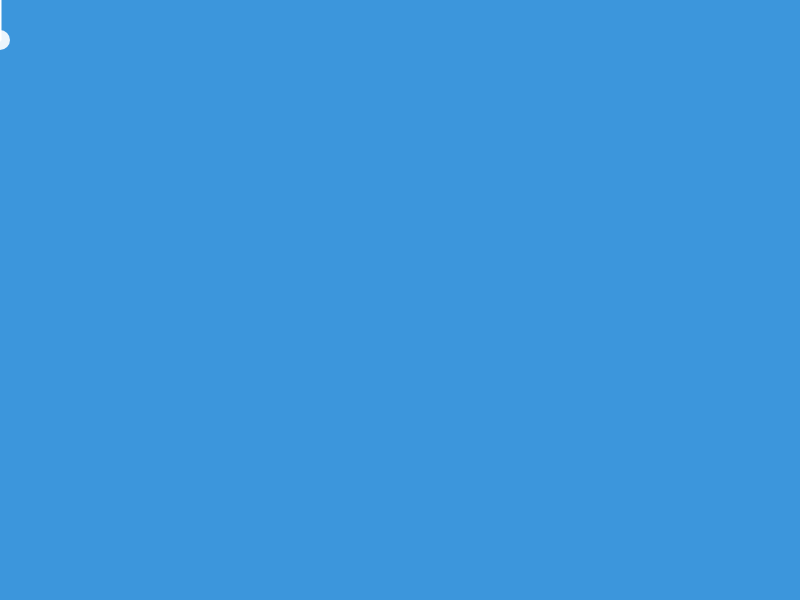
Frame 1 (no input)
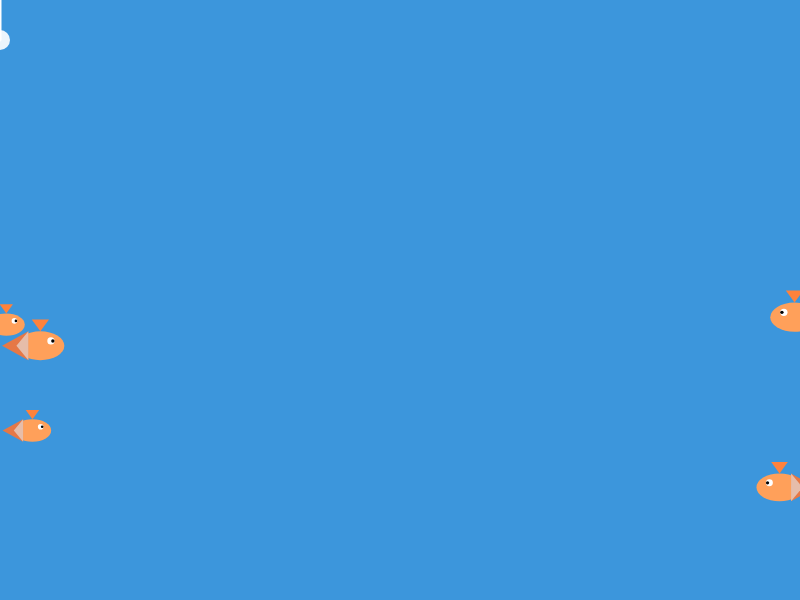
Frame 60 (no input)
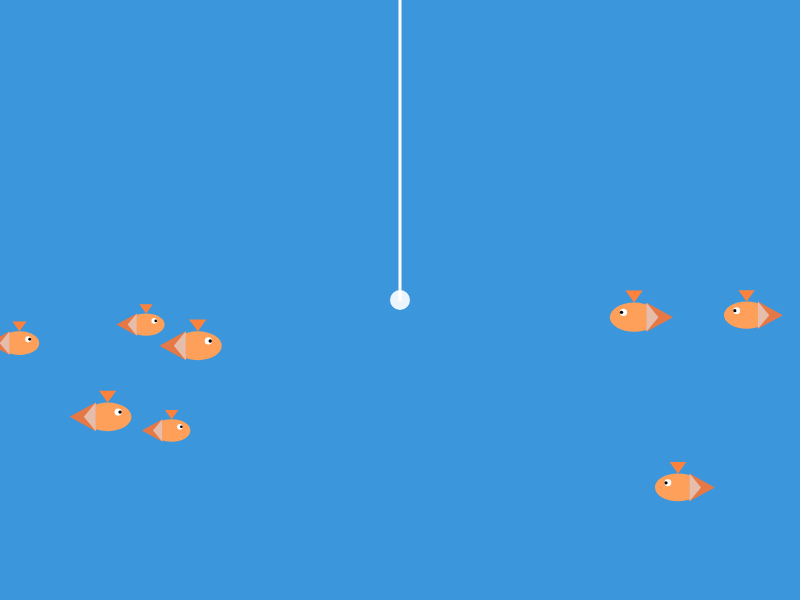
Frame 120 (the mouse pressed at the canvas centre since frame 60)

The p5.js sketch that drew these frames (run headless with seeded random() and noise() and a simulated clock; from frame 60 on, the mouse is pressed at the canvas centre):

// p5.js sketch
// ── sketch.js
/* 
Mathews C.
Final Project – Fishing Game (Phase 1, OOP version)
Instructions: Move the mouse to move the hook. 
Fish swim left or right across the water.
*/

// ====== GLOBALS ======
let fishes = [];      // fish array
let hookX, hookY;     // hook position


// ====== CLASS ======
class Fish {
  constructor() {
    // random direction: 1 = right, -1 = left
    this.dir = random(1) < 0.5 ? 1 : -1;

    // start offscreen depending on direction
    this.x = (this.dir === 1) 
      ? random(-200, -50) 
      : random(width + 50, width + 200);

    // random Y, speed, size
    this.y = random(300, 550);
    this.speed = random(1, 3);
    this.size = random(30, 50);
  }

  move() {
    // movement depends on direction
    this.x += this.speed * this.dir;

    // respawn when off-screen
    if (this.dir === 1 && this.x > width + 100) {
     
      this.x = random(-200, -50);
      this.y = random(300, 550);
    }
    if (this.dir === -1 && this.x < -100) {
      
      this.x = random(width + 50, width + 200);
      this.y = random(300, 550);
    }
  }

  draw() {
    // 

    // body
    fill(255, 160, 90);
    ellipse(this.x, this.y, this.size, this.size * 0.6);

    // tail
    fill(230, 120, 70);
    triangle(
      this.x - this.dir * (this.size * 0.8), this.y,
      this.x - this.dir * (this.size * 0.25), this.y - this.size * 0.3,
      this.x - this.dir * (this.size * 0.25), this.y + this.size * 0.3
    );
    fill(230,160)
triangle(
      this.x - this.dir * (this.size * 0.5), this.y,
      this.x - this.dir * (this.size * 0.25), this.y - this.size * 0.3,
      this.x - this.dir * (this.size * 0.25), this.y + this.size * 0.3
    );
    // fin
    fill(255, 130, 60);
    triangle(
      this.x, this.y - this.size * 0.3,
      this.x + this.dir * this.size * 0.18, this.y - this.size * 0.55,
      this.x - this.dir * this.size * 0.18, this.y - this.size * 0.55
    );

    // eye
    fill(255);
    ellipse(
      this.x + this.dir * this.size * 0.22,
      this.y - this.size * 0.1,
      this.size * 0.15
    );

    fill(0);
    ellipse(
      this.x + this.dir * this.size * 0.26,
      this.y - this.size * 0.1,
      this.size * 0.07
    );
  }
}


// ====== SETUP ======
function setup() {
  createCanvas(800, 600);

  hookX = width / 2;
  hookY = 150;

  // create 8 FISH OBJECTS
  for (let i = 0; i < 8; i++) {
    fishes.push(new Fish());
  }
}


// ====== DRAW LOOP ======
function draw() {
  background(60, 150, 220);  // water

  // hook follows mouse
  hookX = mouseX;
  hookY = constrain(mouseY, 40, height - 40);// so it won't come out of screen.

  // draw hook and line
  stroke(255);
  strokeWeight(3);
  line(hookX, 0, hookX, hookY);

  noStroke();
  fill(255, 230);
  ellipse(hookX, hookY, 20, 20);

  // UPDATE + DRAW every fish using OOP
  for (let i = 0; i < fishes.length; i++) {
    fishes[i].move();
    fishes[i].draw();
  }
}
